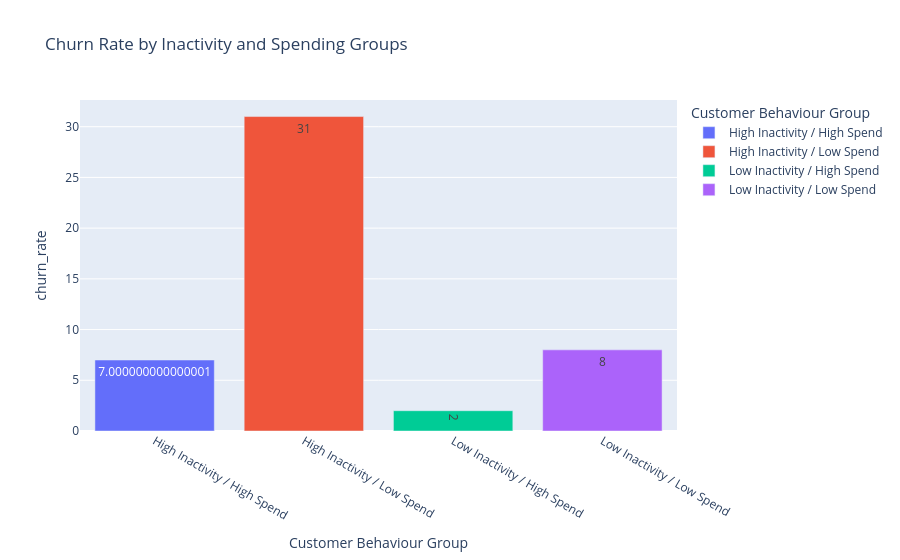

Here is the notebook cell this chart was saved with:
### Code cell
sns.set_style('whitegrid')


fig = px.bar(
    grouped,
    x='Customer_Group',
    y='churn_rate',
    title='Churn Rate by Inactivity and Spending Groups',
    labels={
        'Customer_Group': 'Customer Behaviour Group',
        'Churn Rate': 'Churn Rate (%)'
    },
    text = 'churn_rate',
    color = 'Customer_Group'
    )
fig.show()

### Figure 1 — Plotly figure (JSON) as saved in the notebook; plotly's stock layout.template omitted (floating-point values rounded to 4 significant figures)
{"data": [{"alignmentgroup": "True", "hovertemplate": "Customer Behaviour Group=%{x}<br>churn_rate=%{text}<extra></extra>", "legendgroup": "High Inactivity / High Spend", "marker": {"color": "#636efa", "pattern": {"shape": ""}}, "name": "High Inactivity / High Spend", "offsetgroup": "High Inactivity / High Spend", "orientation": "v", "showlegend": true, "text": [7.0], "textposition": "auto", "type": "bar", "x": ["High Inactivity / High Spend"], "xaxis": "x", "y": [7.0], "yaxis": "y"}, {"alignmentgroup": "True", "hovertemplate": "Customer Behaviour Group=%{x}<br>churn_rate=%{text}<extra></extra>", "legendgroup": "High Inactivity / Low Spend", "marker": {"color": "#EF553B", "pattern": {"shape": ""}}, "name": "High Inactivity / Low Spend", "offsetgroup": "High Inactivity / Low Spend", "orientation": "v", "showlegend": true, "text": [31], "textposition": "auto", "type": "bar", "x": ["High Inactivity / Low Spend"], "xaxis": "x", "y": [31], "yaxis": "y"}, {"alignmentgroup": "True", "hovertemplate": "Customer Behaviour Group=%{x}<br>churn_rate=%{text}<extra></extra>", "legendgroup": "Low Inactivity / High Spend", "marker": {"color": "#00cc96", "pattern": {"shape": ""}}, "name": "Low Inactivity / High Spend", "offsetgroup": "Low Inactivity / High Spend", "orientation": "v", "showlegend": true, "text": [2], "textposition": "auto", "type": "bar", "x": ["Low Inactivity / High Spend"], "xaxis": "x", "y": [2], "yaxis": "y"}, {"alignmentgroup": "True", "hovertemplate": "Customer Behaviour Group=%{x}<br>churn_rate=%{text}<extra></extra>", "legendgroup": "Low Inactivity / Low Spend", "marker": {"color": "#ab63fa", "pattern": {"shape": ""}}, "name": "Low Inactivity / Low Spend", "offsetgroup": "Low Inactivity / Low Spend", "orientation": "v", "showlegend": true, "text": [8], "textposition": "auto", "type": "bar", "x": ["Low Inactivity / Low Spend"], "xaxis": "x", "y": [8], "yaxis": "y"}], "layout": {"barmode": "relative", "legend": {"title": {"text": "Customer Behaviour Group"}, "tracegroupgap": 0}, "title": {"text": "Churn Rate by Inactivity and Spending Groups"}, "xaxis": {"anchor": "y", "categoryarray": ["High Inactivity / High Spend", "High Inactivity / Low Spend", "Low Inactivity / High Spend", "Low Inactivity / Low Spend"], "categoryorder": "array", "domain": [0, 1], "title": {"text": "Customer Behaviour Group"}}, "yaxis": {"anchor": "x", "domain": [0, 1], "title": {"text": "churn_rate"}}}}
